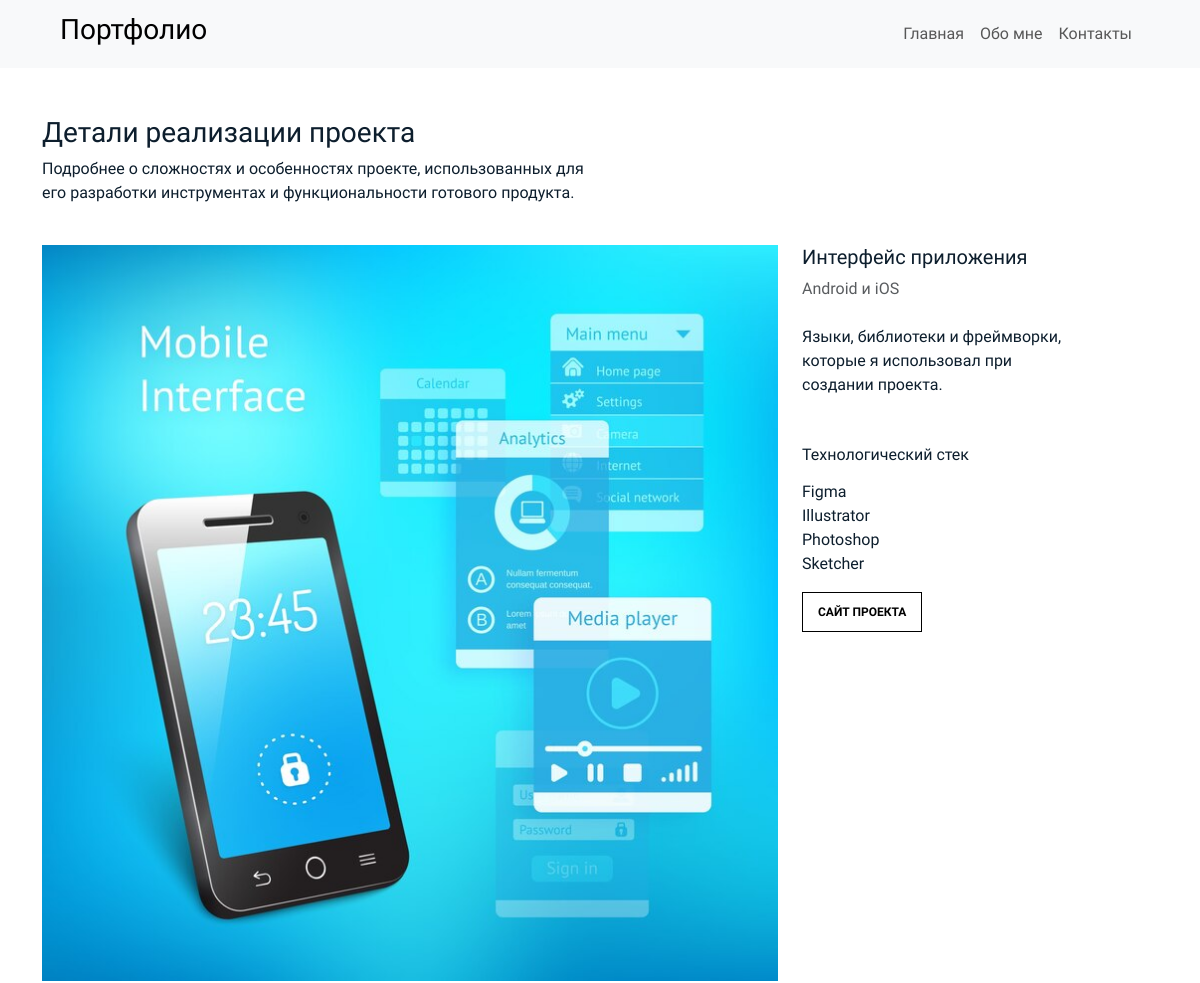
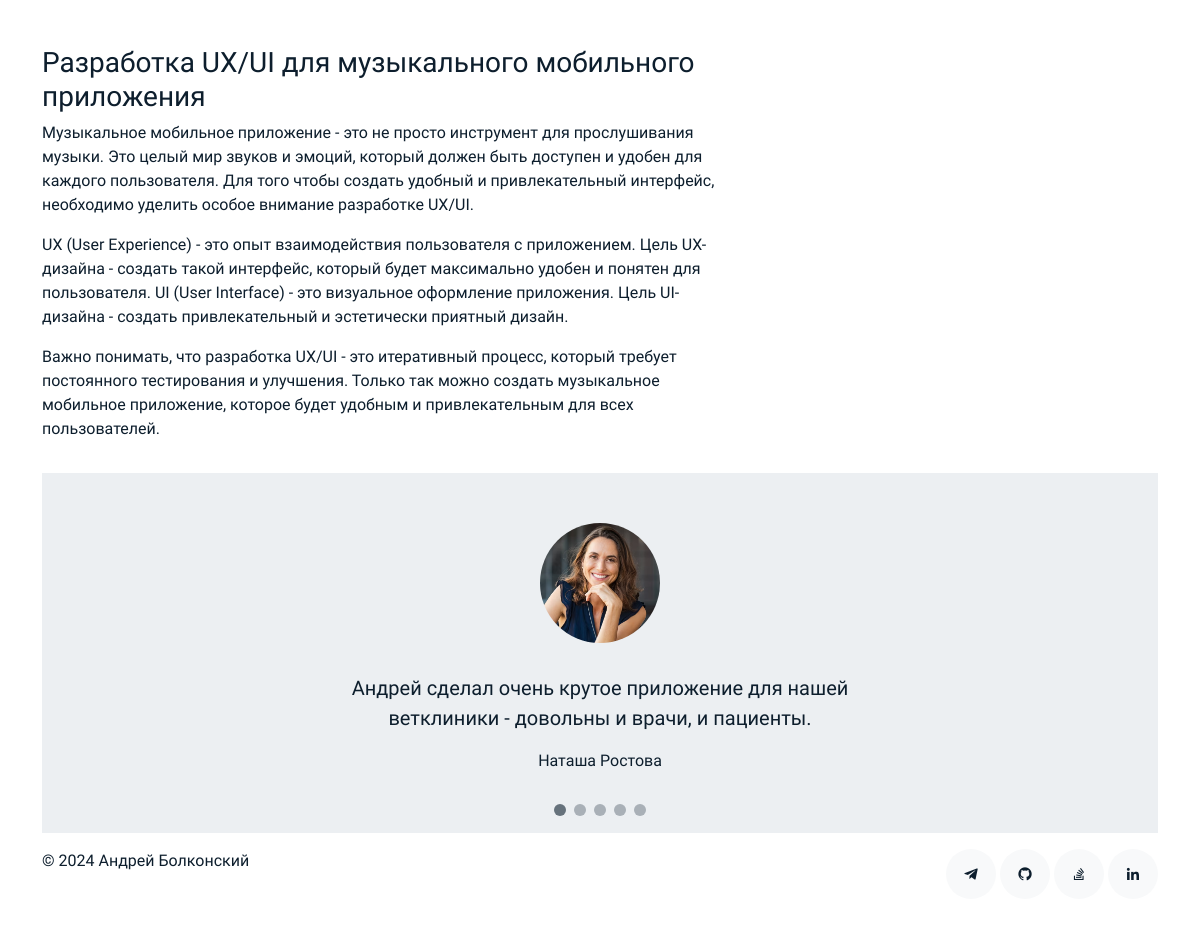
Page /work/ux-ui-for-mobile-app/ on the committed database (2 pictures, top to bottom).
### portfolio/models.py (models this page shows, shortened)
class Work(models.Model):
    title = models.CharField(max_length=150)
    slug = models.SlugField(max_length=150, unique=True)
    category = models.ForeignKey(Category, on_delete=models.CASCADE, related_name='works')
    image = models.ImageField(upload_to='works')
    description = models.TextField()
    stack = models.TextField()
    link = models.URLField(max_length=200)
    class Meta:
        ordering = ['-id']
        verbose_name = 'Работа'
        verbose_name_plural = 'Работы'

class Category(models.Model):
    engname = models.CharField(max_length=25)
    rusname = models.CharField(max_length=25)
    class Meta:
        ordering = ['id']
        verbose_name = 'Категория'
        verbose_name_plural = 'Категории'
    def __str__(self):
        return self.rusname

class Testimony(models.Model):
    name = models.CharField(max_length=15)
    lastname = models.CharField(max_length=15)
    image = models.ImageField(upload_to='clients')
    text = models.TextField()
    class Meta:
        ordering = ['-id']
        verbose_name = 'Заказчик'
        verbose_name_plural = 'Заказчики'

### portfolio/views.py (the view)
# urls.py: path('work/<slug:slug>/', work_detail, name='work_detail'),
def work_detail(request, slug):
    work = get_object_or_404(Work, slug=slug)
    testimonies = Testimony.objects.all()
    context = {
        'work': work,
        'testimonies': testimonies,
    }
    return render(request, 'work_detail.html', context)

### portfolio/templates/work_detail.html (shortened to what this page needs)
{% extends 'base.html' %}
{% block content %}
<section class="section">
   <div class="container">
      <div class="row mb-4 align-items-center">
         <div class="col-md-6" data-aos="fade-up">
            <h3>Детали реализации проекта</h3>
            <p>Подробнее о сложностях и особенностях проекте, использованных для его разработки инструментах и функциональности готового продукта.</p>
         </div>
      </div>
   </div>
   <div class="site-section pb-0">
   <div class="container">
      <div class="row align-items-stretch">
         <div class="col-md-8" data-aos="fade-up">
            <img src="{{ work.image.url }}" alt="Image" class="img-fluid">
            <div class="pe-5">
               <p>{{ work.description|safe }}</p>
            </div>
         </div>
         <div class="col-md-3 ml-auto" data-aos="fade-up" data-aos-delay="100">
            <div class="sticky-content">
               <h3 class="h3">{{ work.title }}</h3>
               <p class="mb-4"><span class="text-muted">{{ work.category }}</span></p>
               <div class="mb-5">
                  <p>Языки, библиотеки и фреймворки, которые я использовал при создании проекта.</p>
               </div>
               <h4 class="h4 mb-3">Технологический стек</h4>
               {{ work.stack|safe }}
               <p><a href="{{ work.link }}" class="readmore">Сайт проекта</a></p>
            </div>
         </div>
      </div>
   </div>
</section>
<section class="section pt-0">
   <div class="container">
      <div class="testimonials-slider swiper" data-aos="fade-up" data-aos-delay="100">
         <div class="swiper-wrapper">
            {% for testimony in testimonies %}
            <div class="swiper-slide">
               <div class="testimonial-wrap">
                  <div class="testimonial">
                     <img src="{{ testimony.image.url }}" alt="Image" class="img-fluid">
                     <blockquote>
                        <p>{{ testimony.text }}</p>
                     </blockquote>
                     <p>{{ testimony.name }} {{testimony.lastname }}</p>
                  </div>
               </div>
            </div>
            {% endfor %}
         </div>
         <div class="swiper-pagination"></div>
      </div>
   </div>
</section>
{% endblock %}

### static/assets/css/style.css (style rules this page uses)
body { font-family: 'Montserrat Alternates', sans-serif; font-weight: 400; color: #0d1e2d; }
a { color: #777; text-decoration: none; }
.section { padding-top: 3rem; padding-bottom: 1rem; }
.testimonial-wrap { padding: 50px 50px 80px 50px; background: #eceff2; }
.testimonial-wrap .testimonial { text-align: center; max-width: 500px; margin: 0 auto; }
.testimonial-wrap .testimonial img { border-radius: 50%; width: 120px; margin: 0 auto 30px auto; }
.testimonial-wrap .testimonial blockquote p { font-size: 20px; }
.h3 { font-size: 20px; }
.h4 { font-size: 16px; }
.readmore { display: inline-block; border: 1px solid #000; padding: 10px 15px; font-size: 12px; text-transform: uppercase; color: #000; transition: 0.2s all ease; font-weight: 700; }
.testimonials-slider .swiper-pagination { margin-top: -60px; position: relative; }
.sticky-content { position: sticky; position: -webkit-sticky; top: 0; }

### rows in the picture
Work: image (picture), description "Разработка UX/UI для музыкального мобильного приложения Музыкальное мобильное приложение - это не просто инструмент для прослушивания музыки. Это целый мир звуков и эмоций, который должен быть доступен и удобен для каждого пользователя. Для того чтобы создать удобный и привлекательный интерфейс, необходимо уделить особое внимание разработке UX/UI. UX (User Experience) - это опыт взаимодействия пользователя с приложением. Цель UX-дизайна - создать такой интерфейс, который будет максимально удобен и понятен для пользователя. UI (User Interface) - это визуальное оформление приложения. Цель UI-дизайна - создать привлекательный и эстетически приятный дизайн. Важно понимать, что разработка UX/UI…", title "Интерфейс приложения", category "Android и iOS", stack "Figma Illustrator Photoshop Sketcher"
Testimony: image (picture), text "Андрей сделал очень крутое приложение для нашей ветклиники - довольны и врачи, и пациенты.", name "Наташа", lastname "Ростова"
